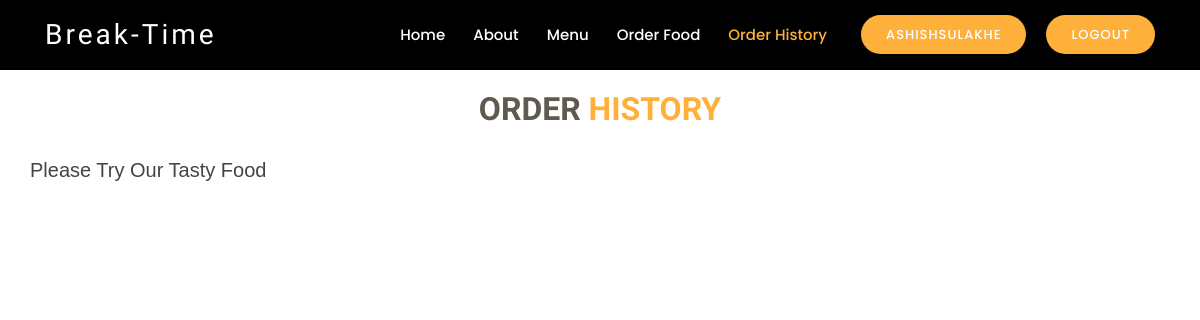
Before: /order_history.php (signed in) with the older database file.
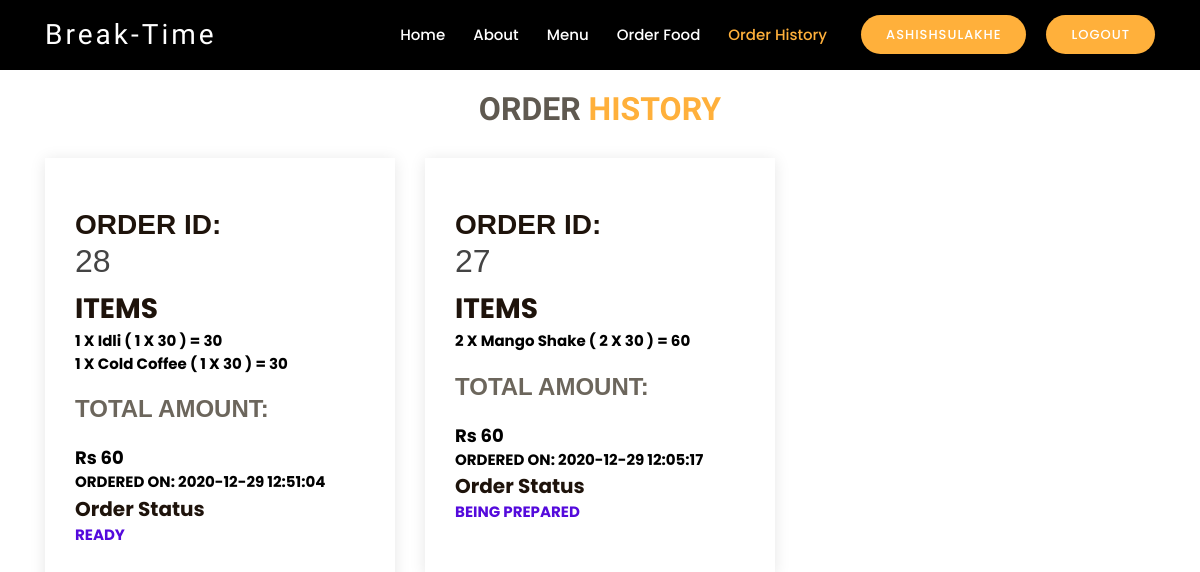
After: the same page with the newer database file.
### tables this page shows
CREATE TABLE `order_history` (
  `order_id` int(11) NOT NULL,
  `username` varchar(20) NOT NULL,
  `order_detail` varchar(1000) NOT NULL,
  `date` datetime NOT NULL DEFAULT current_timestamp(),
  `total_price` int(11) NOT NULL,
  `status` varchar(30) NOT NULL DEFAULT 'PENDING'
);

### order_history.php (the view, shortened to what this page needs)
<?php
$xyz="Login/Register";
if(isset($_SESSION['uname']))
{   $xyz=($_SESSION['uname']);
}
else{
	echo "<script> location.href='login.php'</script>";
}
$db = new DbConnect();
$con = $db->connect();
?>
<!DOCTYPE html>
<html lang="en">
<head>
  <link href="assets/vendor/bootstrap/css/bootstrap.min.css" rel="stylesheet">
  <link href="assets/vendor/icofont/icofont.min.css" rel="stylesheet">
  <link href="assets/vendor/boxicons/css/boxicons.min.css" rel="stylesheet">
  <link href="assets/vendor/animate.css/animate.min.css" rel="stylesheet">
  <link href="assets/vendor/venobox/venobox.css" rel="stylesheet">
  <link href="assets/vendor/owl.carousel/assets/owl.carousel.min.css" rel="stylesheet">
  <link href="assets/css/style.css" rel="stylesheet">
</head>
<body>
  <header style="background: black;" id="header" class="fixed-top d-flex align-items-center header-transparent">
    <div class="container d-flex align-items-center">
      <div class="logo mr-auto">
        <h1 class="text-light"><a href="index.php"><span>Break-Time</span></a></h1>
      </div>
      <nav class="nav-menu d-none d-lg-block">
        <ul>
          <li ><a href="index.php">Home</a></li>
          <li><a href="#about">About</a></li>
          <li><a href="menu.php">Menu</a></li>
          <?php
            if($xyz=="admin"){
              echo "
            <li><a href=\"onGoingOrder.php\">On Going Orders</a></li>
            <li class=\"active\"><a href=\"order_history.php\">Order History</a></li>
            <li><a href=\"addFoodItem.php\">Add Food Item</a></li>
          ";
            }
            else{
              echo " <li><a href=\"order.php\">Order Food</a></li>
              <li class=\"active\"><a href=\"order_history.php\">Order History</a></li>
             ";
            }
          ?>
          <li class="book-a-table text-center"><a href="login.php"><?php echo $xyz?></a></li>
          <?php
          if(isset($_SESSION['uname']))
          {
             echo "<li class=\"book-a-table text-center\"><a href=\"index.php?logout=true\">Logout</a></li>";
          }
          ?>
        </ul>
      </nav>
    </div>
  </header>
  <section style="margin-top:15px;" id="why-us\" class="why-us">
      <div class="container">
        <div class="section-title">
          <h2 style="font-family: Yellowtail script=latin rev=2;">ORDER <span>HISTORY</span></h2>
           </div>
        <div class="row">
                <?php
                $uname=$_SESSION['uname'];
                if($xyz=="admin"){
                  $sql="SELECT * FROM `order_history`WHERE `status`='COMPLETED' ORDER BY `order_id` DESC; ";
                }
                else{
                $sql="SELECT * FROM `order_history` WHERE `username`='$uname' ORDER BY `order_id` DESC;";
                }
                $result= mysqli_query($con,$sql);
                $count = mysqli_num_rows($result);
                if($count==0){
                  echo "<div style=\"text-align: center;\">
                  <h5 style=\"font-family: Verdana, Geneva, Tahoma, sans-serif;\">Please Try Our Tasty Food</h5>
                  <br>
                  </div>
                </div> ";
                }
              while($row=mysqli_fetch_assoc($result)){
                  template($row['order_id'],$row['total_price'],$row['order_detail'],$row['date'],$row['status']);
              }
              function template($order_id,$total_amt,$ing,$date,$status){
                echo "
                <div class=\"col-lg-4 mt-4 mt-lg-0\">
                    <div class=\"box\">
                      <h2 style=\"font-family: Verdana, Geneva, Tahoma, sans-serif;\"><span>ORDER ID:</span> $order_id</h2>
                      <span>ITEMS</span>
                      <strong><p style=\"color:#000;\"> $ing</p></strong>
                      <h4 style=\"font-family: Verdana, Geneva, Tahoma, sans-serif;\">TOTAL AMOUNT:  </h4>
                      <span style=\"font-size: large; color:#000;\">Rs $total_amt</span>
                      <strong><p style=\"color:#000;\">ORDERED ON: $date</p></strong>
                      <span style=\"font-size:20px;\">Order Status </span>
                      <span style=\"color:#540ADC; font-size:15px;\">$status</span>
                    </div>
                </div>
              ";
      }
      ?>
      </div>
</div>
</section>
<br> <br> <br> <br> <br> <br> <br> <br> <br> <br> <br> <br> <br> <br> <br> <br> <br>
<br>
</body>
</html>

Changed rows visible on the page:
added order_history: order_id "28", order_detail "1 X Idli ( 1 X 30 ) = 30 1 X Cold Coffee ( 1 X 30 ) = 30", total_price "60", date "2020-12-29 12:51:04", status "READY"
added order_history: order_id "27", order_detail "2 X Mango Shake ( 2 X 30 ) = 60", total_price "60", date "2020-12-29 12:05:17", status "BEING PREPARED"
Other visible differences:
text no longer shown: "Please Try Our Tasty Food"
